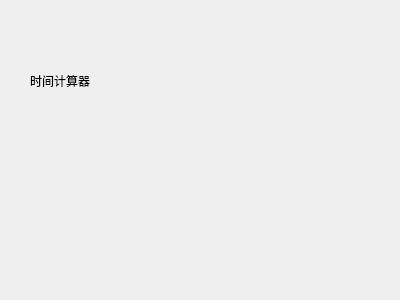
<?xml version="1.0" encoding="UTF-8"?>
<ui version="4.0">
 <class>PageDate</class>
 <widget class="QWidget" name="PageDate">
  <property name="geometry">
   <rect>
    <x>0</x>
    <y>0</y>
    <width>400</width>
    <height>300</height>
   </rect>
  </property>
  <property name="windowTitle">
   <string>PageDate</string>
  </property>
  <widget class="QLabel" name="label">
   <property name="geometry">
    <rect>
     <x>30</x>
     <y>20</y>
     <width>101</width>
     <height>121</height>
    </rect>
   </property>
   <property name="text">
    <string>时间计算器</string>
   </property>
  </widget>
 </widget>
 <resources/>
 <connections/>
</ui>
